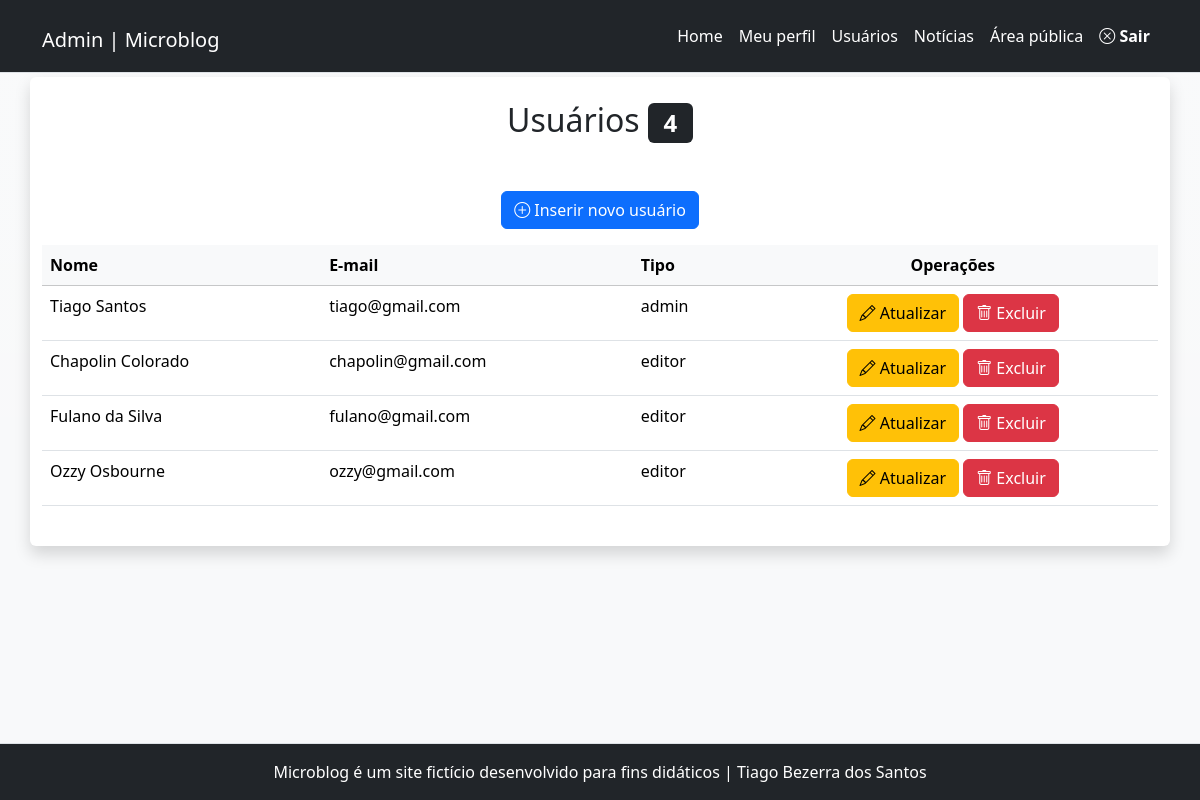
Screenshot of /admin/usuarios.php (signed in) with the database file from the repository.
### tables this page shows
CREATE TABLE `usuarios` (
  `id` int(11) NOT NULL,
  `nome` varchar(45) NOT NULL,
  `email` varchar(45) NOT NULL,
  `senha` varchar(255) NOT NULL,
  `tipo` enum('admin','editor') NOT NULL
);

### includes/funcoes-usuarios.php (called while the page is built, shortened)
<?php
function executarQuery($conexao, $sql){
    $consulta = mysqli_query($conexao, $sql) or die(mysqli_error($conexao));
    return $consulta;
}
function listarUsuarios($conexao){
    $sql = "SELECT nome, email, tipo, id FROM usuarios";
    $resultado = executarQuery($conexao, $sql);
    return mysqli_fetch_all($resultado, MYSQLI_ASSOC);
}

### admin/usuarios.php (the view, shortened to what this page needs)
<?php
require "../includes/cabecalho-admin.php";
require "../includes/funcoes-usuarios.php";
$listaDeUsuarios = listarUsuarios($conexao);
?>
<div class="row">
	<article class="col-12 bg-white rounded shadow my-1 py-4">
		<h2 class="text-center">
		Usuários <span class="badge bg-dark">
			<?=count($listaDeUsuarios)?> </span>
		</h2>
		<p class="text-center mt-5">
			<a class="btn btn-primary" href="usuario-insere.php">
			<i class="bi bi-plus-circle"></i>
			Inserir novo usuário</a>
		</p>
		<div class="table-responsive">
			<table class="table table-hover">
				<thead class="table-light">
					<tr>
						<th>Nome</th>
						<th>E-mail</th>
						<th>Tipo</th>
						<th class="text-center">Operações</th>
					</tr>
				</thead>
				<tbody>
<?php foreach( $listaDeUsuarios as $usuario ) { ?>
					<tr>
						<td> <?=$usuario['nome']?> </td>
						<td> <?=$usuario['email']?> </td>
						<td> <?=$usuario['tipo']?> </td>
						<td class="text-center">
							<a class="btn btn-warning"
							href="usuario-atualiza.php?id=<?=$usuario['id']?>">
							<i class="bi bi-pencil"></i> Atualizar
							</a>
							<a class="btn btn-danger excluir"
							href="usuario-exclui.php?id=<?=$usuario['id']?>">
							<i class="bi bi-trash"></i> Excluir
							</a>
						</td>
					</tr>
<?php } ?>
				</tbody>
			</table>
	</div>
	</article>
</div>
<?php
require "../includes/rodape-admin.php";
?>

### rows the page displays
usuarios: nome "Tiago Santos", email "tiago@gmail.com", tipo "admin"
usuarios: nome "Chapolin Colorado", email "chapolin@gmail.com", tipo "editor"
usuarios: nome "Fulano da Silva", email "fulano@gmail.com", tipo "editor"
usuarios: nome "Ozzy Osbourne", email "ozzy@gmail.com", tipo "editor"

### other values shown
count($listaDeUsuarios) "4"
